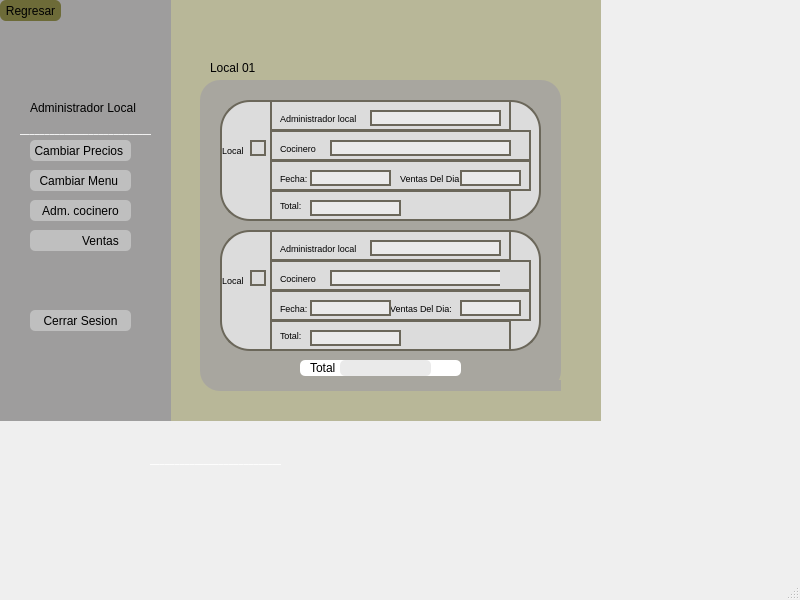
<?xml version="1.0" encoding="UTF-8"?>
<ui version="4.0">
 <class>MainWindow</class>
 <widget class="QMainWindow" name="MainWindow">
  <property name="geometry">
   <rect>
    <x>0</x>
    <y>0</y>
    <width>800</width>
    <height>600</height>
   </rect>
  </property>
  <property name="windowTitle">
   <string>MainWindow</string>
  </property>
  <widget class="QWidget" name="centralwidget">
   <widget class="QWidget" name="widget_10" native="true">
    <property name="geometry">
     <rect>
      <x>0</x>
      <y>0</y>
      <width>601</width>
      <height>421</height>
     </rect>
    </property>
    <property name="styleSheet">
     <string notr="true">background-color: rgb(184, 183, 152);
</string>
    </property>
    <widget class="QWidget" name="widget_14" native="true">
     <property name="geometry">
      <rect>
       <x>0</x>
       <y>0</y>
       <width>171</width>
       <height>451</height>
      </rect>
     </property>
     <property name="styleSheet">
      <string notr="true">background-color: rgb(158, 157, 157);
</string>
     </property>
     <widget class="QLabel" name="label_46">
      <property name="geometry">
       <rect>
        <x>50</x>
        <y>30</y>
        <width>71</width>
        <height>71</height>
       </rect>
      </property>
      <property name="mouseTracking">
       <bool>false</bool>
      </property>
      <property name="autoFillBackground">
       <bool>false</bool>
      </property>
      <property name="styleSheet">
       <string notr="true">border-radius: 10px;</string>
      </property>
      <property name="text">
       <string/>
      </property>
      <property name="pixmap">
       <pixmap>../Imagenes proyecto/administradorlocal.png</pixmap>
      </property>
      <property name="scaledContents">
       <bool>true</bool>
      </property>
      <property name="wordWrap">
       <bool>false</bool>
      </property>
      <property name="openExternalLinks">
       <bool>false</bool>
      </property>
     </widget>
     <widget class="QLabel" name="label_47">
      <property name="geometry">
       <rect>
        <x>30</x>
        <y>100</y>
        <width>111</width>
        <height>16</height>
       </rect>
      </property>
      <property name="styleSheet">
       <string notr="true">font: 87 7pt &quot;Arial Black&quot;;</string>
      </property>
      <property name="text">
       <string>Administrador Local</string>
      </property>
     </widget>
     <widget class="QPushButton" name="pushButton_30">
      <property name="geometry">
       <rect>
        <x>30</x>
        <y>140</y>
        <width>101</width>
        <height>21</height>
       </rect>
      </property>
      <property name="styleSheet">
       <string notr="true">border-radius: 5px;
font: 87 5pt &quot;Arial Black&quot;;
background-color: rgb(191, 191, 191);</string>
      </property>
      <property name="text">
       <string>Cambiar Precios </string>
      </property>
      <property name="icon">
       <iconset>
        <normaloff>../Imagenes proyecto/precio.svg</normaloff>../Imagenes proyecto/precio.svg</iconset>
      </property>
     </widget>
     <widget class="QPushButton" name="pushButton_31">
      <property name="geometry">
       <rect>
        <x>30</x>
        <y>170</y>
        <width>101</width>
        <height>21</height>
       </rect>
      </property>
      <property name="styleSheet">
       <string notr="true">border-radius: 5px;
font: 87 5pt &quot;Arial Black&quot;;
background-color: rgb(191, 191, 191);</string>
      </property>
      <property name="text">
       <string>Cambiar Menu </string>
      </property>
      <property name="icon">
       <iconset>
        <normaloff>../../../Downloads/cambiarmenu.svg</normaloff>../../../Downloads/cambiarmenu.svg</iconset>
      </property>
     </widget>
     <widget class="QPushButton" name="pushButton_32">
      <property name="geometry">
       <rect>
        <x>30</x>
        <y>200</y>
        <width>101</width>
        <height>21</height>
       </rect>
      </property>
      <property name="styleSheet">
       <string notr="true">border-radius: 5px;
font: 87 5pt &quot;Arial Black&quot;;
background-color: rgb(191, 191, 191);</string>
      </property>
      <property name="text">
       <string>Adm. cocinero</string>
      </property>
      <property name="icon">
       <iconset>
        <normaloff>../Imagenes proyecto/Ad.cocinero.svg</normaloff>../Imagenes proyecto/Ad.cocinero.svg</iconset>
      </property>
     </widget>
     <widget class="QPushButton" name="pushButton_33">
      <property name="geometry">
       <rect>
        <x>30</x>
        <y>230</y>
        <width>101</width>
        <height>21</height>
       </rect>
      </property>
      <property name="styleSheet">
       <string notr="true">border-radius: 5px;
font: 87 5pt &quot;Arial Black&quot;;
background-color: rgb(191, 191, 191);</string>
      </property>
      <property name="text">
       <string>            Ventas</string>
      </property>
      <property name="icon">
       <iconset>
        <normaloff>../Imagenes proyecto/opcion2precio.svg</normaloff>../Imagenes proyecto/opcion2precio.svg</iconset>
      </property>
     </widget>
     <widget class="QPushButton" name="pushButton_34">
      <property name="geometry">
       <rect>
        <x>30</x>
        <y>310</y>
        <width>101</width>
        <height>21</height>
       </rect>
      </property>
      <property name="styleSheet">
       <string notr="true">border-radius: 5px;
font: 87 5pt &quot;Arial Black&quot;;
background-color: rgb(191, 191, 191);</string>
      </property>
      <property name="text">
       <string>Cerrar Sesion</string>
      </property>
      <property name="icon">
       <iconset>
        <normaloff>../Imagenes proyecto/cerrarsesion.svg</normaloff>../Imagenes proyecto/cerrarsesion.svg</iconset>
      </property>
     </widget>
     <widget class="QPushButton" name="pushButton_38">
      <property name="geometry">
       <rect>
        <x>0</x>
        <y>0</y>
        <width>61</width>
        <height>21</height>
       </rect>
      </property>
      <property name="styleSheet">
       <string notr="true">border-radius: 6px;
font: 7pt &quot;MS Shell Dlg 2&quot;;
font: 87 5pt &quot;Arial Black&quot;;
background-color: rgb(109, 107, 56);
</string>
      </property>
      <property name="text">
       <string>Regresar</string>
      </property>
      <property name="icon">
       <iconset>
        <normaloff>../Imagenes proyecto/regresar.svg</normaloff>../Imagenes proyecto/regresar.svg</iconset>
      </property>
     </widget>
     <widget class="QLabel" name="label_2">
      <property name="geometry">
       <rect>
        <x>20</x>
        <y>120</y>
        <width>131</width>
        <height>16</height>
       </rect>
      </property>
      <property name="font">
       <font>
        <family>Arial Black</family>
        <weight>75</weight>
        <bold>true</bold>
       </font>
      </property>
      <property name="styleSheet">
       <string notr="true">border: none;
color: #FFFFFF;</string>
      </property>
      <property name="text">
       <string>______________________________</string>
      </property>
     </widget>
    </widget>
    <widget class="QLabel" name="label_48">
     <property name="geometry">
      <rect>
       <x>330</x>
       <y>10</y>
       <width>71</width>
       <height>71</height>
      </rect>
     </property>
     <property name="styleSheet">
      <string notr="true">border-radius: 10px;</string>
     </property>
     <property name="text">
      <string/>
     </property>
     <property name="pixmap">
      <pixmap>../../../logo.png</pixmap>
     </property>
     <property name="scaledContents">
      <bool>true</bool>
     </property>
    </widget>
    <widget class="QLabel" name="label_50">
     <property name="geometry">
      <rect>
       <x>210</x>
       <y>60</y>
       <width>61</width>
       <height>16</height>
      </rect>
     </property>
     <property name="styleSheet">
      <string notr="true">font: 87 9pt &quot;Arial Black&quot;;</string>
     </property>
     <property name="text">
      <string>Local 01</string>
     </property>
    </widget>
    <widget class="QWidget" name="widget_13" native="true">
     <property name="geometry">
      <rect>
       <x>200</x>
       <y>80</y>
       <width>361</width>
       <height>311</height>
      </rect>
     </property>
     <property name="styleSheet">
      <string notr="true">background-color: rgb(168, 166, 159);
border-radius:20px;
border:2px soild #6B675A;</string>
     </property>
     <widget class="QWidget" name="widget_16" native="true">
      <property name="geometry">
       <rect>
        <x>100</x>
        <y>280</y>
        <width>161</width>
        <height>16</height>
       </rect>
      </property>
      <property name="styleSheet">
       <string notr="true">background-color: rgb(255, 255, 255);
border-radius:5px;
border:2px soild #6B675A;</string>
      </property>
      <widget class="QLabel" name="label_66">
       <property name="geometry">
        <rect>
         <x>10</x>
         <y>0</y>
         <width>31</width>
         <height>16</height>
        </rect>
       </property>
       <property name="styleSheet">
        <string notr="true">font: 7pt &quot;MS Shell Dlg 2&quot;;
</string>
       </property>
       <property name="text">
        <string>Total</string>
       </property>
      </widget>
      <widget class="QLabel" name="label_13">
       <property name="geometry">
        <rect>
         <x>40</x>
         <y>0</y>
         <width>91</width>
         <height>16</height>
        </rect>
       </property>
       <property name="styleSheet">
        <string notr="true">background-color: rgb(234, 234, 234);</string>
       </property>
       <property name="text">
        <string/>
       </property>
      </widget>
     </widget>
     <widget class="Line" name="line_17">
      <property name="geometry">
       <rect>
        <x>150</x>
        <y>230</y>
        <width>431</width>
        <height>33</height>
       </rect>
      </property>
      <property name="styleSheet">
       <string notr="true">border-right:none;</string>
      </property>
      <property name="orientation">
       <enum>Qt::Horizontal</enum>
      </property>
     </widget>
     <widget class="QWidget" name="widget_5" native="true">
      <property name="geometry">
       <rect>
        <x>20</x>
        <y>20</y>
        <width>321</width>
        <height>121</height>
       </rect>
      </property>
      <property name="styleSheet">
       <string notr="true">background-color: rgb(255, 255, 255);
background-color: rgb(220, 220, 220);
border: 2px solid #6B675A;
border-radius: 30px;</string>
      </property>
      <widget class="QLabel" name="label_29">
       <property name="geometry">
        <rect>
         <x>2</x>
         <y>40</y>
         <width>21</width>
         <height>20</height>
        </rect>
       </property>
       <property name="font">
        <font>
         <family>MS Shell Dlg 2</family>
         <pointsize>7</pointsize>
         <weight>50</weight>
         <italic>false</italic>
         <bold>false</bold>
        </font>
       </property>
       <property name="styleSheet">
        <string notr="true">border: none;
font: 7pt &quot;MS Shell Dlg 2&quot;;</string>
       </property>
       <property name="text">
        <string>Local</string>
       </property>
      </widget>
      <widget class="QLabel" name="label_31">
       <property name="geometry">
        <rect>
         <x>60</x>
         <y>10</y>
         <width>91</width>
         <height>16</height>
        </rect>
       </property>
       <property name="font">
        <font>
         <family>MS Shell Dlg 2</family>
         <pointsize>7</pointsize>
         <weight>50</weight>
         <italic>false</italic>
         <bold>false</bold>
        </font>
       </property>
       <property name="styleSheet">
        <string notr="true">border:none;
font: 7pt &quot;MS Shell Dlg 2&quot;;</string>
       </property>
       <property name="text">
        <string>Administrador local</string>
       </property>
      </widget>
      <widget class="QLabel" name="label_33">
       <property name="geometry">
        <rect>
         <x>60</x>
         <y>97</y>
         <width>31</width>
         <height>16</height>
        </rect>
       </property>
       <property name="font">
        <font>
         <family>MS Shell Dlg 2</family>
         <pointsize>7</pointsize>
         <weight>50</weight>
         <italic>false</italic>
         <bold>false</bold>
        </font>
       </property>
       <property name="styleSheet">
        <string notr="true">border:none;
font: 7pt &quot;MS Shell Dlg 2&quot;;</string>
       </property>
       <property name="text">
        <string>Total:</string>
       </property>
      </widget>
      <widget class="QLabel" name="label_34">
       <property name="geometry">
        <rect>
         <x>30</x>
         <y>40</y>
         <width>16</width>
         <height>16</height>
        </rect>
       </property>
       <property name="text">
        <string/>
       </property>
      </widget>
      <widget class="QLabel" name="label_14">
       <property name="geometry">
        <rect>
         <x>150</x>
         <y>10</y>
         <width>131</width>
         <height>16</height>
        </rect>
       </property>
       <property name="styleSheet">
        <string notr="true">background-color: rgb(234, 234, 234);</string>
       </property>
       <property name="text">
        <string/>
       </property>
      </widget>
      <widget class="Line" name="line_18">
       <property name="geometry">
        <rect>
         <x>50</x>
         <y>0</y>
         <width>241</width>
         <height>31</height>
        </rect>
       </property>
       <property name="styleSheet">
        <string notr="true">border-right:none;</string>
       </property>
       <property name="orientation">
        <enum>Qt::Horizontal</enum>
       </property>
      </widget>
      <widget class="Line" name="line_19">
       <property name="geometry">
        <rect>
         <x>50</x>
         <y>30</y>
         <width>231</width>
         <height>31</height>
        </rect>
       </property>
       <property name="styleSheet">
        <string notr="true">border-right:none;</string>
       </property>
       <property name="orientation">
        <enum>Qt::Horizontal</enum>
       </property>
      </widget>
      <widget class="QLabel" name="label_36">
       <property name="geometry">
        <rect>
         <x>60</x>
         <y>40</y>
         <width>51</width>
         <height>16</height>
        </rect>
       </property>
       <property name="font">
        <font>
         <family>MS Shell Dlg 2</family>
         <pointsize>7</pointsize>
         <weight>50</weight>
         <italic>false</italic>
         <bold>false</bold>
        </font>
       </property>
       <property name="styleSheet">
        <string notr="true">border:none;
font: 7pt &quot;MS Shell Dlg 2&quot;;</string>
       </property>
       <property name="text">
        <string>Cocinero</string>
       </property>
      </widget>
      <widget class="QLabel" name="label_15">
       <property name="geometry">
        <rect>
         <x>110</x>
         <y>40</y>
         <width>181</width>
         <height>16</height>
        </rect>
       </property>
       <property name="styleSheet">
        <string notr="true">background-color: rgb(234, 234, 234);</string>
       </property>
       <property name="text">
        <string/>
       </property>
      </widget>
      <widget class="Line" name="line_20">
       <property name="geometry">
        <rect>
         <x>250</x>
         <y>0</y>
         <width>41</width>
         <height>31</height>
        </rect>
       </property>
       <property name="styleSheet">
        <string notr="true">border-left: none;</string>
       </property>
       <property name="orientation">
        <enum>Qt::Horizontal</enum>
       </property>
      </widget>
      <widget class="Line" name="line_22">
       <property name="geometry">
        <rect>
         <x>280</x>
         <y>30</y>
         <width>31</width>
         <height>31</height>
        </rect>
       </property>
       <property name="styleSheet">
        <string notr="true">border-left: none;</string>
       </property>
       <property name="orientation">
        <enum>Qt::Horizontal</enum>
       </property>
      </widget>
      <widget class="QLabel" name="label_32">
       <property name="geometry">
        <rect>
         <x>60</x>
         <y>70</y>
         <width>31</width>
         <height>16</height>
        </rect>
       </property>
       <property name="font">
        <font>
         <family>MS Shell Dlg 2</family>
         <pointsize>7</pointsize>
         <weight>50</weight>
         <italic>false</italic>
         <bold>false</bold>
        </font>
       </property>
       <property name="styleSheet">
        <string notr="true">border:none;
font: 7pt &quot;MS Shell Dlg 2&quot;;</string>
       </property>
       <property name="text">
        <string>Fecha:</string>
       </property>
      </widget>
      <widget class="Line" name="line_21">
       <property name="geometry">
        <rect>
         <x>50</x>
         <y>60</y>
         <width>241</width>
         <height>31</height>
        </rect>
       </property>
       <property name="styleSheet">
        <string notr="true">border-right:none;</string>
       </property>
       <property name="orientation">
        <enum>Qt::Horizontal</enum>
       </property>
      </widget>
      <widget class="QLabel" name="label_35">
       <property name="geometry">
        <rect>
         <x>180</x>
         <y>70</y>
         <width>71</width>
         <height>16</height>
        </rect>
       </property>
       <property name="font">
        <font>
         <family>MS Shell Dlg 2</family>
         <pointsize>7</pointsize>
         <weight>50</weight>
         <italic>false</italic>
         <bold>false</bold>
        </font>
       </property>
       <property name="styleSheet">
        <string notr="true">border:none;
font: 7pt &quot;MS Shell Dlg 2&quot;;</string>
       </property>
       <property name="text">
        <string>Ventas Del Dia:</string>
       </property>
      </widget>
      <widget class="Line" name="line_23">
       <property name="geometry">
        <rect>
         <x>280</x>
         <y>60</y>
         <width>31</width>
         <height>31</height>
        </rect>
       </property>
       <property name="styleSheet">
        <string notr="true">border-left: none;</string>
       </property>
       <property name="orientation">
        <enum>Qt::Horizontal</enum>
       </property>
      </widget>
      <widget class="QLabel" name="label_16">
       <property name="geometry">
        <rect>
         <x>90</x>
         <y>70</y>
         <width>81</width>
         <height>16</height>
        </rect>
       </property>
       <property name="styleSheet">
        <string notr="true">background-color: rgb(234, 234, 234);</string>
       </property>
       <property name="text">
        <string/>
       </property>
      </widget>
      <widget class="QLabel" name="label_17">
       <property name="geometry">
        <rect>
         <x>240</x>
         <y>70</y>
         <width>61</width>
         <height>16</height>
        </rect>
       </property>
       <property name="styleSheet">
        <string notr="true">background-color: rgb(234, 234, 234);</string>
       </property>
       <property name="text">
        <string/>
       </property>
      </widget>
      <widget class="QLabel" name="label_18">
       <property name="geometry">
        <rect>
         <x>90</x>
         <y>100</y>
         <width>91</width>
         <height>16</height>
        </rect>
       </property>
       <property name="styleSheet">
        <string notr="true">background-color: rgb(234, 234, 234);</string>
       </property>
       <property name="text">
        <string/>
       </property>
      </widget>
      <widget class="Line" name="line_24">
       <property name="geometry">
        <rect>
         <x>50</x>
         <y>90</y>
         <width>241</width>
         <height>31</height>
        </rect>
       </property>
       <property name="styleSheet">
        <string notr="true">border-right:none;</string>
       </property>
       <property name="orientation">
        <enum>Qt::Horizontal</enum>
       </property>
      </widget>
      <widget class="Line" name="line_25">
       <property name="geometry">
        <rect>
         <x>260</x>
         <y>90</y>
         <width>31</width>
         <height>31</height>
        </rect>
       </property>
       <property name="styleSheet">
        <string notr="true">border-left: none;</string>
       </property>
       <property name="orientation">
        <enum>Qt::Horizontal</enum>
       </property>
      </widget>
      <zorder>line_24</zorder>
      <zorder>line_21</zorder>
      <zorder>line_19</zorder>
      <zorder>line_18</zorder>
      <zorder>label_29</zorder>
      <zorder>label_31</zorder>
      <zorder>label_33</zorder>
      <zorder>label_34</zorder>
      <zorder>label_36</zorder>
      <zorder>line_20</zorder>
      <zorder>label_14</zorder>
      <zorder>line_22</zorder>
      <zorder>label_15</zorder>
      <zorder>label_32</zorder>
      <zorder>label_35</zorder>
      <zorder>line_23</zorder>
      <zorder>label_16</zorder>
      <zorder>label_17</zorder>
      <zorder>label_18</zorder>
      <zorder>line_25</zorder>
     </widget>
     <widget class="Line" name="line_16">
      <property name="geometry">
       <rect>
        <x>110</x>
        <y>300</y>
        <width>431</width>
        <height>31</height>
       </rect>
      </property>
      <property name="styleSheet">
       <string notr="true">border-right:none;</string>
      </property>
      <property name="orientation">
       <enum>Qt::Horizontal</enum>
      </property>
     </widget>
     <widget class="QWidget" name="widget_6" native="true">
      <property name="geometry">
       <rect>
        <x>20</x>
        <y>150</y>
        <width>321</width>
        <height>121</height>
       </rect>
      </property>
      <property name="styleSheet">
       <string notr="true">background-color: rgb(255, 255, 255);
background-color: rgb(220, 220, 220);
border: 2px solid #6B675A;
border-radius: 30px;</string>
      </property>
      <widget class="QLabel" name="label_30">
       <property name="geometry">
        <rect>
         <x>2</x>
         <y>40</y>
         <width>21</width>
         <height>20</height>
        </rect>
       </property>
       <property name="font">
        <font>
         <family>MS Shell Dlg 2</family>
         <pointsize>7</pointsize>
         <weight>50</weight>
         <italic>false</italic>
         <bold>false</bold>
        </font>
       </property>
       <property name="styleSheet">
        <string notr="true">border: none;
font: 7pt &quot;MS Shell Dlg 2&quot;;</string>
       </property>
       <property name="text">
        <string>Local</string>
       </property>
      </widget>
      <widget class="QLabel" name="label_37">
       <property name="geometry">
        <rect>
         <x>60</x>
         <y>10</y>
         <width>91</width>
         <height>16</height>
        </rect>
       </property>
       <property name="font">
        <font>
         <family>MS Shell Dlg 2</family>
         <pointsize>7</pointsize>
         <weight>50</weight>
         <italic>false</italic>
         <bold>false</bold>
        </font>
       </property>
       <property name="styleSheet">
        <string notr="true">border:none;
font: 7pt &quot;MS Shell Dlg 2&quot;;</string>
       </property>
       <property name="text">
        <string>Administrador local</string>
       </property>
      </widget>
      <widget class="QLabel" name="label_38">
       <property name="geometry">
        <rect>
         <x>60</x>
         <y>97</y>
         <width>31</width>
         <height>16</height>
        </rect>
       </property>
       <property name="font">
        <font>
         <family>MS Shell Dlg 2</family>
         <pointsize>7</pointsize>
         <weight>50</weight>
         <italic>false</italic>
         <bold>false</bold>
        </font>
       </property>
       <property name="styleSheet">
        <string notr="true">border:none;
font: 7pt &quot;MS Shell Dlg 2&quot;;</string>
       </property>
       <property name="text">
        <string>Total:</string>
       </property>
      </widget>
      <widget class="QLabel" name="label_40">
       <property name="geometry">
        <rect>
         <x>30</x>
         <y>40</y>
         <width>16</width>
         <height>16</height>
        </rect>
       </property>
       <property name="text">
        <string/>
       </property>
      </widget>
      <widget class="QLabel" name="label_19">
       <property name="geometry">
        <rect>
         <x>150</x>
         <y>10</y>
         <width>131</width>
         <height>16</height>
        </rect>
       </property>
       <property name="styleSheet">
        <string notr="true">background-color: rgb(234, 234, 234);</string>
       </property>
       <property name="text">
        <string/>
       </property>
      </widget>
      <widget class="Line" name="line_26">
       <property name="geometry">
        <rect>
         <x>50</x>
         <y>0</y>
         <width>241</width>
         <height>31</height>
        </rect>
       </property>
       <property name="styleSheet">
        <string notr="true">border-right:none;</string>
       </property>
       <property name="orientation">
        <enum>Qt::Horizontal</enum>
       </property>
      </widget>
      <widget class="Line" name="line_27">
       <property name="geometry">
        <rect>
         <x>50</x>
         <y>30</y>
         <width>231</width>
         <height>31</height>
        </rect>
       </property>
       <property name="styleSheet">
        <string notr="true">border-right:none;</string>
       </property>
       <property name="orientation">
        <enum>Qt::Horizontal</enum>
       </property>
      </widget>
      <widget class="QLabel" name="label_41">
       <property name="geometry">
        <rect>
         <x>60</x>
         <y>40</y>
         <width>51</width>
         <height>16</height>
        </rect>
       </property>
       <property name="font">
        <font>
         <family>MS Shell Dlg 2</family>
         <pointsize>7</pointsize>
         <weight>50</weight>
         <italic>false</italic>
         <bold>false</bold>
        </font>
       </property>
       <property name="styleSheet">
        <string notr="true">border:none;
font: 7pt &quot;MS Shell Dlg 2&quot;;</string>
       </property>
       <property name="text">
        <string>Cocinero</string>
       </property>
      </widget>
      <widget class="QLabel" name="label_20">
       <property name="geometry">
        <rect>
         <x>110</x>
         <y>40</y>
         <width>181</width>
         <height>16</height>
        </rect>
       </property>
       <property name="styleSheet">
        <string notr="true">background-color: rgb(234, 234, 234);</string>
       </property>
       <property name="text">
        <string/>
       </property>
      </widget>
      <widget class="Line" name="line_28">
       <property name="geometry">
        <rect>
         <x>250</x>
         <y>0</y>
         <width>41</width>
         <height>31</height>
        </rect>
       </property>
       <property name="styleSheet">
        <string notr="true">border-left: none;</string>
       </property>
       <property name="orientation">
        <enum>Qt::Horizontal</enum>
       </property>
      </widget>
      <widget class="Line" name="line_29">
       <property name="geometry">
        <rect>
         <x>280</x>
         <y>30</y>
         <width>31</width>
         <height>31</height>
        </rect>
       </property>
       <property name="styleSheet">
        <string notr="true">border-left: none;</string>
       </property>
       <property name="orientation">
        <enum>Qt::Horizontal</enum>
       </property>
      </widget>
      <widget class="QLabel" name="label_42">
       <property name="geometry">
        <rect>
         <x>60</x>
         <y>70</y>
         <width>31</width>
         <height>16</height>
        </rect>
       </property>
       <property name="font">
        <font>
         <family>MS Shell Dlg 2</family>
         <pointsize>7</pointsize>
         <weight>50</weight>
         <italic>false</italic>
         <bold>false</bold>
        </font>
       </property>
       <property name="styleSheet">
        <string notr="true">border:none;
font: 7pt &quot;MS Shell Dlg 2&quot;;</string>
       </property>
       <property name="text">
        <string>Fecha:</string>
       </property>
      </widget>
      <widget class="Line" name="line_30">
       <property name="geometry">
        <rect>
         <x>50</x>
         <y>60</y>
         <width>241</width>
         <height>31</height>
        </rect>
       </property>
       <property name="styleSheet">
        <string notr="true">border-right:none;</string>
       </property>
       <property name="orientation">
        <enum>Qt::Horizontal</enum>
       </property>
      </widget>
      <widget class="QLabel" name="label_44">
       <property name="geometry">
        <rect>
         <x>170</x>
         <y>70</y>
         <width>71</width>
         <height>16</height>
        </rect>
       </property>
       <property name="font">
        <font>
         <family>MS Shell Dlg 2</family>
         <pointsize>7</pointsize>
         <weight>50</weight>
         <italic>false</italic>
         <bold>false</bold>
        </font>
       </property>
       <property name="styleSheet">
        <string notr="true">border:none;
font: 7pt &quot;MS Shell Dlg 2&quot;;</string>
       </property>
       <property name="text">
        <string>Ventas Del Dia:</string>
       </property>
      </widget>
      <widget class="Line" name="line_31">
       <property name="geometry">
        <rect>
         <x>280</x>
         <y>60</y>
         <width>31</width>
         <height>31</height>
        </rect>
       </property>
       <property name="styleSheet">
        <string notr="true">border-left: none;</string>
       </property>
       <property name="orientation">
        <enum>Qt::Horizontal</enum>
       </property>
      </widget>
      <widget class="QLabel" name="label_21">
       <property name="geometry">
        <rect>
         <x>90</x>
         <y>70</y>
         <width>81</width>
         <height>16</height>
        </rect>
       </property>
       <property name="styleSheet">
        <string notr="true">background-color: rgb(234, 234, 234);</string>
       </property>
       <property name="text">
        <string/>
       </property>
      </widget>
      <widget class="QLabel" name="label_22">
       <property name="geometry">
        <rect>
         <x>240</x>
         <y>70</y>
         <width>61</width>
         <height>16</height>
        </rect>
       </property>
       <property name="styleSheet">
        <string notr="true">background-color: rgb(234, 234, 234);</string>
       </property>
       <property name="text">
        <string/>
       </property>
      </widget>
      <widget class="QLabel" name="label_23">
       <property name="geometry">
        <rect>
         <x>90</x>
         <y>100</y>
         <width>91</width>
         <height>16</height>
        </rect>
       </property>
       <property name="styleSheet">
        <string notr="true">background-color: rgb(234, 234, 234);</string>
       </property>
       <property name="text">
        <string/>
       </property>
      </widget>
      <widget class="Line" name="line_32">
       <property name="geometry">
        <rect>
         <x>50</x>
         <y>90</y>
         <width>241</width>
         <height>31</height>
        </rect>
       </property>
       <property name="styleSheet">
        <string notr="true">border-right:none;</string>
       </property>
       <property name="orientation">
        <enum>Qt::Horizontal</enum>
       </property>
      </widget>
      <widget class="Line" name="line_33">
       <property name="geometry">
        <rect>
         <x>260</x>
         <y>90</y>
         <width>31</width>
         <height>31</height>
        </rect>
       </property>
       <property name="styleSheet">
        <string notr="true">border-left: none;</string>
       </property>
       <property name="orientation">
        <enum>Qt::Horizontal</enum>
       </property>
      </widget>
      <zorder>line_32</zorder>
      <zorder>line_30</zorder>
      <zorder>line_26</zorder>
      <zorder>label_30</zorder>
      <zorder>label_37</zorder>
      <zorder>label_38</zorder>
      <zorder>label_40</zorder>
      <zorder>line_27</zorder>
      <zorder>label_41</zorder>
      <zorder>label_20</zorder>
      <zorder>line_28</zorder>
      <zorder>line_29</zorder>
      <zorder>label_42</zorder>
      <zorder>label_44</zorder>
      <zorder>line_31</zorder>
      <zorder>label_21</zorder>
      <zorder>label_22</zorder>
      <zorder>label_23</zorder>
      <zorder>line_33</zorder>
      <zorder>label_19</zorder>
     </widget>
    </widget>
   </widget>
   <widget class="QLabel" name="label_4">
    <property name="geometry">
     <rect>
      <x>150</x>
      <y>450</y>
      <width>131</width>
      <height>16</height>
     </rect>
    </property>
    <property name="font">
     <font>
      <family>Arial Black</family>
      <weight>75</weight>
      <bold>true</bold>
     </font>
    </property>
    <property name="styleSheet">
     <string notr="true">border: none;
color: #FFFFFF;</string>
    </property>
    <property name="text">
     <string>______________________________</string>
    </property>
   </widget>
  </widget>
  <widget class="QMenuBar" name="menubar">
   <property name="geometry">
    <rect>
     <x>0</x>
     <y>0</y>
     <width>800</width>
     <height>21</height>
    </rect>
   </property>
  </widget>
  <widget class="QStatusBar" name="statusbar"/>
 </widget>
 <resources/>
 <connections/>
</ui>
